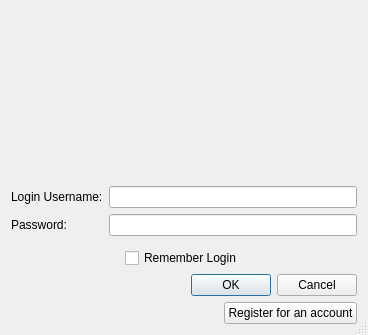
<?xml version="1.0" encoding="UTF-8"?>
<ui version="4.0">
 <class>LoginDialog</class>
 <widget class="QDialog" name="LoginDialog">
  <property name="windowModality">
   <enum>Qt::ApplicationModal</enum>
  </property>
  <property name="geometry">
   <rect>
    <x>0</x>
    <y>0</y>
    <width>368</width>
    <height>335</height>
   </rect>
  </property>
  <property name="sizePolicy">
   <sizepolicy hsizetype="Fixed" vsizetype="Fixed">
    <horstretch>0</horstretch>
    <verstretch>0</verstretch>
   </sizepolicy>
  </property>
  <property name="windowTitle">
   <string>Panex - Login</string>
  </property>
  <property name="windowIcon">
   <iconset resource="../res/panexres.qrc">
    <normaloff>:/icons/Blueprint.png</normaloff>:/icons/Blueprint.png</iconset>
  </property>
  <property name="sizeGripEnabled">
   <bool>true</bool>
  </property>
  <property name="modal">
   <bool>true</bool>
  </property>
  <layout class="QGridLayout" name="gridLayout">
   <item row="0" column="0">
    <layout class="QVBoxLayout" name="verticalLayout_2">
     <item>
      <layout class="QHBoxLayout" name="horizontalLayout_2">
       <item>
        <spacer name="horizontalSpacer">
         <property name="orientation">
          <enum>Qt::Horizontal</enum>
         </property>
         <property name="sizeHint" stdset="0">
          <size>
           <width>98</width>
           <height>18</height>
          </size>
         </property>
        </spacer>
       </item>
       <item>
        <widget class="QLabel" name="label">
         <property name="text">
          <string/>
         </property>
         <property name="pixmap">
          <pixmap resource="../res/panexres.qrc">:/icons/Blueprint.png</pixmap>
         </property>
         <property name="scaledContents">
          <bool>true</bool>
         </property>
        </widget>
       </item>
       <item>
        <spacer name="horizontalSpacer_2">
         <property name="orientation">
          <enum>Qt::Horizontal</enum>
         </property>
         <property name="sizeHint" stdset="0">
          <size>
           <width>98</width>
           <height>18</height>
          </size>
         </property>
        </spacer>
       </item>
      </layout>
     </item>
     <item>
      <spacer name="verticalSpacer">
       <property name="orientation">
        <enum>Qt::Vertical</enum>
       </property>
       <property name="sizeType">
        <enum>QSizePolicy::Preferred</enum>
       </property>
       <property name="sizeHint" stdset="0">
        <size>
         <width>20</width>
         <height>58</height>
        </size>
       </property>
      </spacer>
     </item>
     <item>
      <layout class="QVBoxLayout" name="verticalLayout">
       <item>
        <layout class="QFormLayout" name="formLayout">
         <item row="0" column="0">
          <widget class="QLabel" name="label_2">
           <property name="text">
            <string>Login Username:</string>
           </property>
          </widget>
         </item>
         <item row="0" column="1">
          <widget class="QLineEdit" name="txt_username"/>
         </item>
         <item row="1" column="0">
          <widget class="QLabel" name="label_3">
           <property name="text">
            <string>Password:</string>
           </property>
          </widget>
         </item>
         <item row="1" column="1">
          <widget class="QLineEdit" name="txt_password">
           <property name="echoMode">
            <enum>QLineEdit::Password</enum>
           </property>
          </widget>
         </item>
        </layout>
       </item>
       <item alignment="Qt::AlignHCenter">
        <widget class="QCheckBox" name="checkRememberLogin">
         <property name="text">
          <string>Remember Login</string>
         </property>
        </widget>
       </item>
       <item>
        <widget class="QDialogButtonBox" name="buttonBox">
         <property name="orientation">
          <enum>Qt::Horizontal</enum>
         </property>
         <property name="standardButtons">
          <set>QDialogButtonBox::Cancel|QDialogButtonBox::Ok</set>
         </property>
        </widget>
       </item>
      </layout>
     </item>
    </layout>
   </item>
   <item row="1" column="0">
    <layout class="QHBoxLayout" name="horizontalLayout">
     <item>
      <spacer name="horizontalSpacer_3">
       <property name="orientation">
        <enum>Qt::Horizontal</enum>
       </property>
       <property name="sizeHint" stdset="0">
        <size>
         <width>40</width>
         <height>20</height>
        </size>
       </property>
      </spacer>
     </item>
     <item>
      <widget class="QPushButton" name="btn_sign_up">
       <property name="text">
        <string>Register for an account</string>
       </property>
      </widget>
     </item>
    </layout>
   </item>
  </layout>
 </widget>
 <resources>
  <include location="../res/panexres.qrc"/>
 </resources>
 <connections>
  <connection>
   <sender>buttonBox</sender>
   <signal>accepted()</signal>
   <receiver>LoginDialog</receiver>
   <slot>accept()</slot>
   <hints>
    <hint type="sourcelabel">
     <x>248</x>
     <y>254</y>
    </hint>
    <hint type="destinationlabel">
     <x>157</x>
     <y>274</y>
    </hint>
   </hints>
  </connection>
  <connection>
   <sender>buttonBox</sender>
   <signal>rejected()</signal>
   <receiver>LoginDialog</receiver>
   <slot>reject()</slot>
   <hints>
    <hint type="sourcelabel">
     <x>316</x>
     <y>260</y>
    </hint>
    <hint type="destinationlabel">
     <x>286</x>
     <y>274</y>
    </hint>
   </hints>
  </connection>
 </connections>
</ui>
